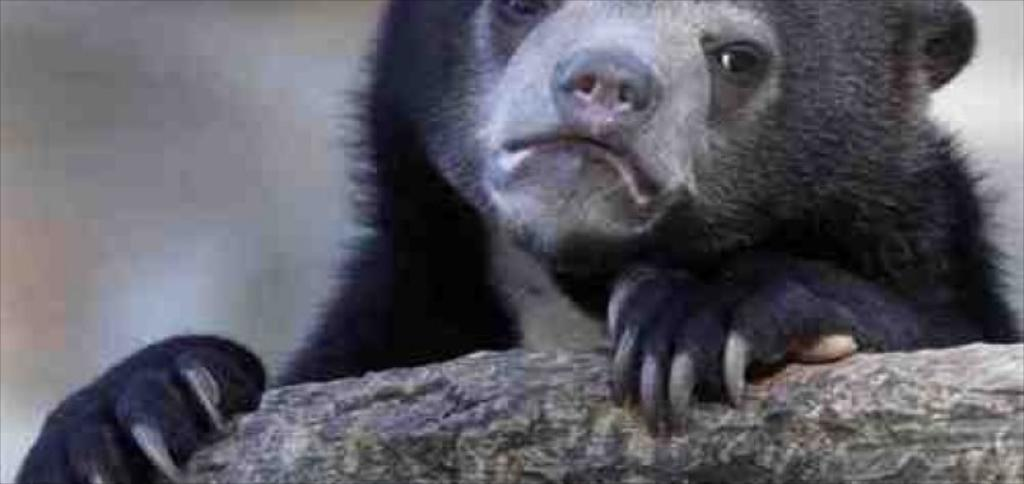
#> input picture DatasetForGit/Bear/02d4376234375c2f.jpg, 1024 x 484 px, found by its file name; its folder holds 4 pictures in this run
$ python assignment1test.py
#> lines starting #> are read from the running program, lines starting #| are printed output that depends on the picture; pictures that were not available may be replaced by others from this repository, and a replacement may not be noted
import skimage
import numpy as np
import matplotlib.pyplot as plt
import cv2
import sklearn
import os
from skimage.feature import hog
from sklearn.svm import LinearSVC
from sklearn.metrics import classification_report, accuracy_score
from sklearn.preprocessing import StandardScaler
from sklearn.model_selection import train_test_split
import pywt

# Paths
bear_paths = [os.path.join("../Datasets/train/Bear", f) for f in os.listdir("../Datasets/train/Bear")]
crocodile_paths = [os.path.join("../Datasets/train/Crocodile", f) for f in os.listdir("../Datasets/train/Crocodile")]

# Load and preprocess image
def LoadImage(path, size=(256, 256)):
#> called with size = (256, 256)
    img = cv2.imread(path)
#> img is the input picture: shape (484, 1024, 3); mean B, G, R 101.7, 93.1, 93.9
    img = cv2.resize(img, size)
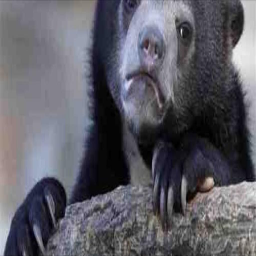
#> img: shape (256, 256, 3); mean B, G, R 101.6, 93, 93.8
    img = cv2.cvtColor(img, cv2.COLOR_BGR2LAB)
#> img: shape (256, 256, 3); mean of channels 0, 1, 2 99.1, 130.3, 123.2
    img = img.astype(np.float32) / 255.0
#> img: shape (256, 256, 3) float32; mean of channels 0, 1, 2 0.389, 0.511, 0.483
    return img

# Extract HOG features
def GetHog(img):
    L, a, b = cv2.split(img)
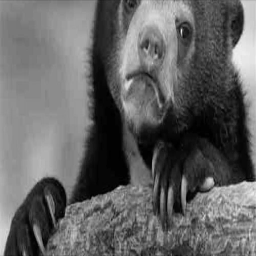
#> L: shape (256, 256) float32; min 0, max 0.937, mean 0.389
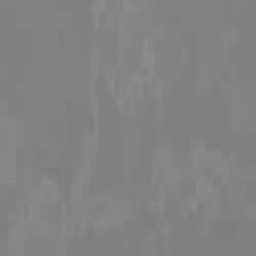
#> a: shape (256, 256) float32; min 0.482, max 0.557, mean 0.511
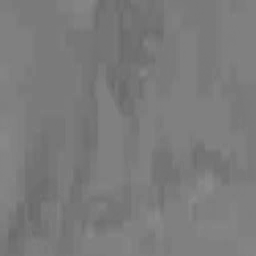
#> b: shape (256, 256) float32; min 0.408, max 0.549, mean 0.483
    hog_features = hog(L, orientations=8, pixels_per_cell=(8, 8), cells_per_block=(2, 2))
    return hog_features

# Extract Fourier features (simple: mean & std of magnitude spectrum)
def GetFourierFeatures(img):
    # Convert LAB to grayscale approximation
    L, a, b = cv2.split(img)
    gray = L
    # Compute 2D FFT
    f = np.fft.fft2(gray)
    fshift = np.fft.fftshift(f)
    magnitude = np.abs(fshift)
    # Take log to compress range
    magnitude = np.log1p(magnitude)
    # Simple statistics as features
    mean_val = np.mean(magnitude)
    std_val = np.std(magnitude)
    max_val = np.max(magnitude)
    min_val = np.min(magnitude)
    return np.array([mean_val, std_val, max_val, min_val])


# Combine features
X = []
Y = []

for path in bear_paths:
    img = LoadImage(path)
    hog_feat = GetHog(img)
#> (the run stopped early here; a loop or call above may not have finished)
